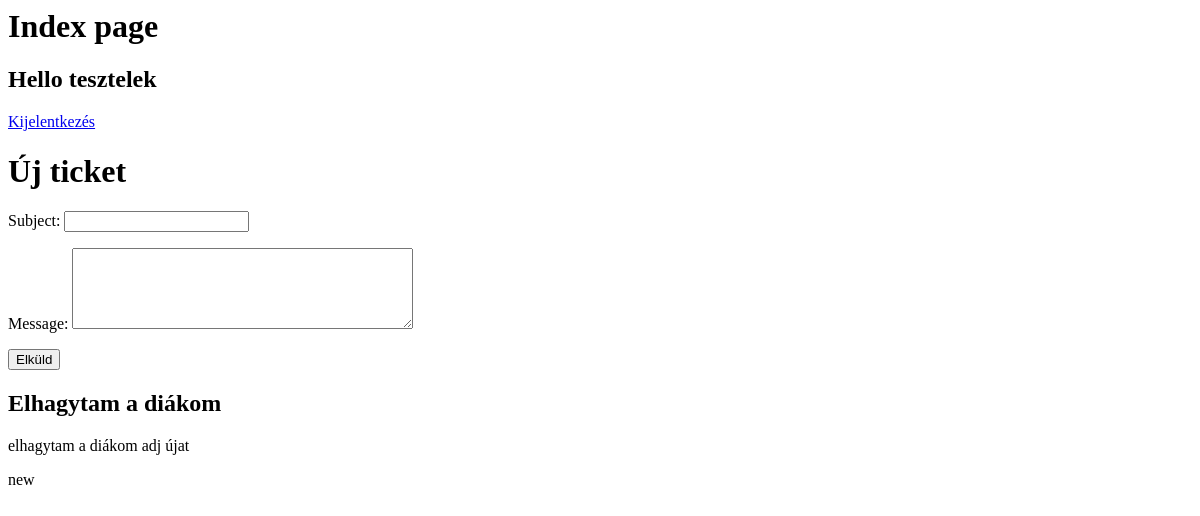
The page / (signed in) on the database as committed earlier.
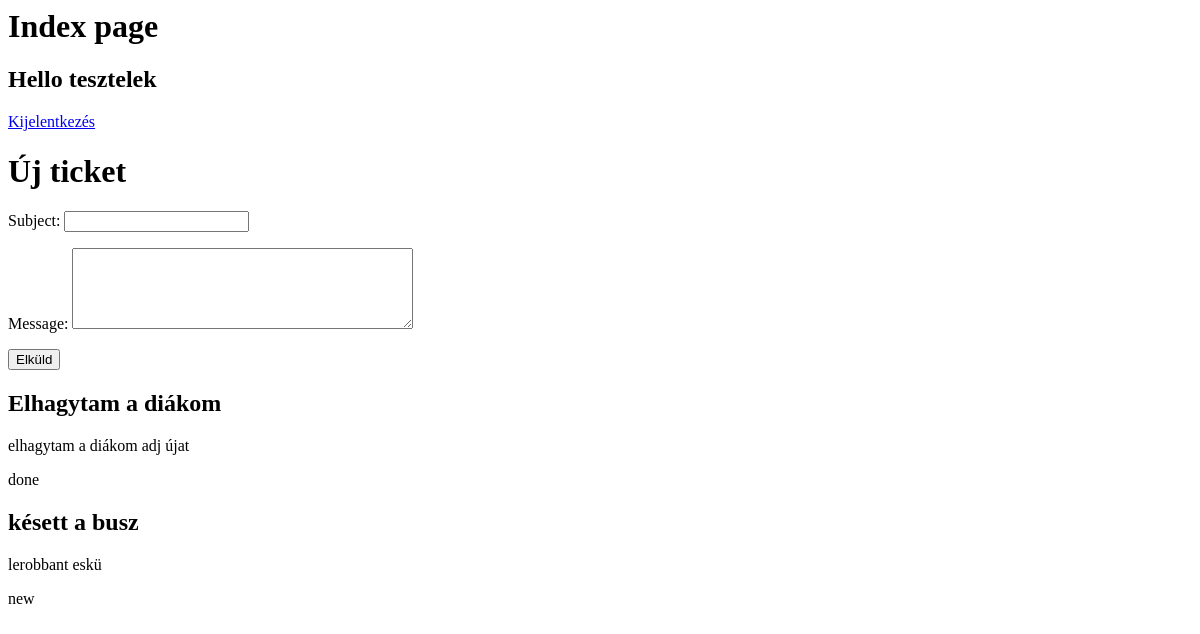
The same page on the database as committed later.
### ticket/models.py (models this page shows, shortened)
class Ticket(models.Model):
    subject = models.CharField(max_length=255)
    message = models.TextField()
    user = models.ForeignKey(User, on_delete=models.CASCADE)
    status_choices = [
        ('new','new'),
        ('pending', 'pending'),
        ('done', 'done'),
    ]
    status = models.CharField(max_length=7, choices=status_choices)

### config/views.py (the view, shortened to what this page needs)
# urls.py: path('', views.indexPage, name='index'),
@login_required(login_url="loginpage")
def indexPage(request):
    user_tickets = Ticket.objects.filter(user = request.user)
    ticketform = TicketForm()
    return render(request, 'index.html', context={'tickets': user_tickets, 'ticketform': ticketform})

### ticket/forms.py
class TicketForm(forms.Form):
    subject = forms.CharField(max_length=255)
    message = forms.CharField(widget=forms.Textarea(attrs={"rows":"5"}))

### templates/index.html (shortened to what this page needs)
<h1>Index page</h1>
<h2>Hello {{user}}</h2>
<a href="{% url 'logout' %}">Kijelentkezés</a>
<h1>Új ticket</h1>
<form method="post">
    {{ticketform.as_p}}
    <input type="submit" value="Elküld">
</form>
{% for ticket in tickets %}
<div>
    <h2>{{ ticket.subject }}</h2>
    <p>{{ ticket.message }}</p>
    <span>{{ ticket.status }}</span>
</div>
{% endfor %}

Rows that differ between the two databases and show on the page:
changed Ticket "Elhagytam a diákom": status "new" → "done"
added Ticket: subject "késett a busz", message "lerobbant eskü", status "new"
